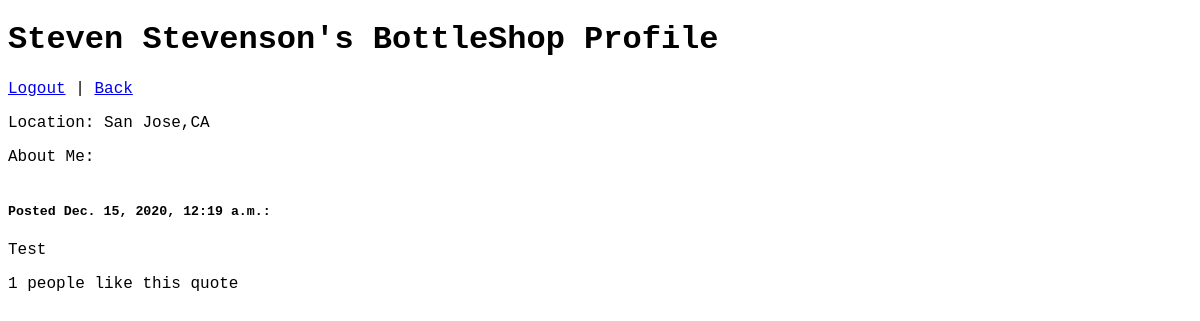
/profile/5, run on the app's committed database.
### bottle_shop_app/models.py (models this page shows)
class User(models.Model):
    first_name = models.CharField(max_length=255)
    last_name = models.CharField(max_length=255)
    email = models.CharField(max_length=255)
    location = models.CharField(max_length=100)
    date_of_birth = models.DateField(max_length=8, default="1930-01-01")
    password = models.CharField(max_length=255)
    prof_photo = models.ImageField(upload_to='media/', null=True)
    about = models.TextField()
    created_at = models.DateTimeField(auto_now_add=True)
    updated_at = models.DateTimeField(auto_now=True)
    objects = UserManager()

class Message(models.Model):
    content = models.TextField()
    poster = models.ForeignKey(User, related_name="messages", on_delete=models.CASCADE)
    user_likes = models.ManyToManyField(User, related_name="liked_messages")
    created_at = models.DateTimeField(auto_now_add=True)
    updated_at = models.DateTimeField(auto_now=True)
    objects = MessageManager()

### bottle_shop_app/views.py (the view)
# urls.py: path('profile/<int:user_id>', views.profile),
def profile(request, user_id):
    context = {
        'user': User.objects.get(id=user_id)
    }
    return render(request, "profile.html", context)

### bottle_shop_app/templates/profile.html (shortened to what this page needs)
<!DOCTYPE html>
<html lang="en">
<head>
    {% load static %}
    <link rel="stylesheet" href="{% static 'css/style.css' %}">
</head>
<body>
    <div id="wrapper">
        <div id="prof-header">
            <h1>{{user.first_name}} {{user.last_name}}'s BottleShop Profile</h1>
            <a href="/logout">Logout</a> | <a href="/bottle_shop_dash">Back</a>
        </div>
        <div id="prof_content">
            <div id="prof_side_bar">
                <p>Location: {{user.location}}</p>
                <p>About Me: {{user.about}}</p>
            </div>
            <div id="user_messages">
                {% for message in user.messages.all %}
                <div id="prof_message">
                    <h5>Posted {{message.created_at}}:</h5>
                    <p>{{message.content}}</p>
                    <p>{{ message.user_likes.count }} people like this quote </p>
                </div>
                {% endfor %}
            </div>
    </div>
</body>
</html>

### bottle_shop_app/static/css/style.css (style rules this page uses)
* { font-family: 'Courier New', monospace; }
#user_messages { display: inline-block; }

### data on the page
User: first_name "Steven", last_name "Stevenson", location "San Jose,CA"
Message: created_at "Dec. 15, 2020, 12:19 a.m.", content "Test", user_likes.count "1"
